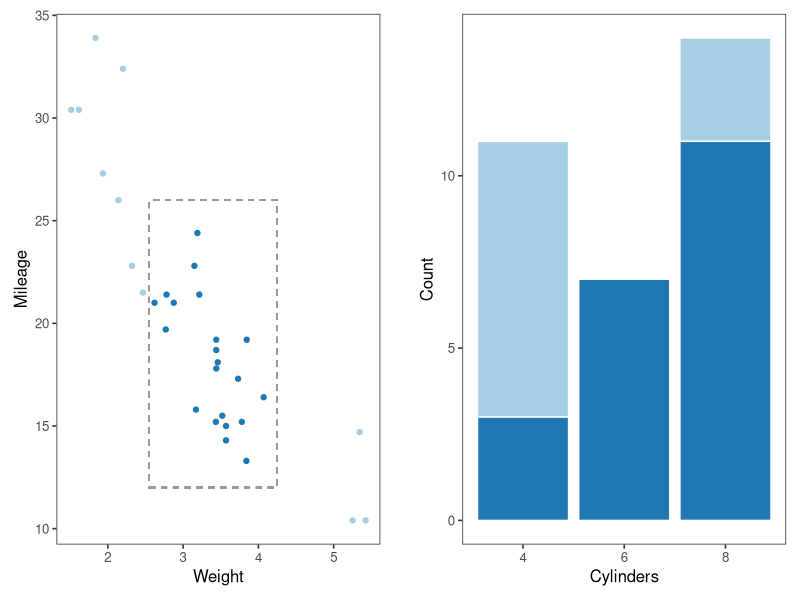
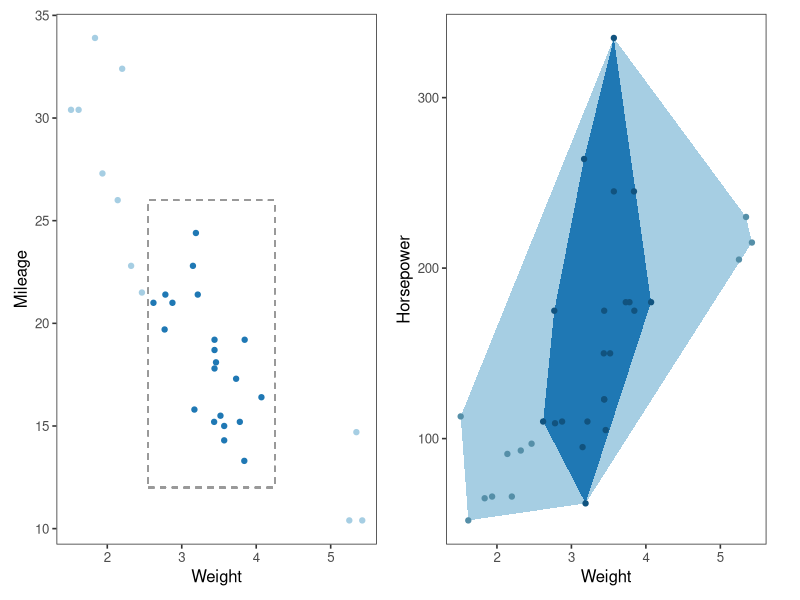

These figures' R source, in order:
## ---- chunk 1
library(ggplot2)
library(patchwork)

mtcars$cyl <- factor(mtcars$cyl)
mtcars$am <- factor(mtcars$am)

pal_paired_3 <- palette.colors(6, "Paired")[c(1, 2, 5, 6, 3, 4)]
pal_dark_3 <- pal_paired_3[2 * 1:3]

assign("scale_fill_discrete", function(..., values = pal_paired_3) 
  scale_fill_manual(..., values = values), globalenv())

assign("scale_color_discrete", function(..., values = pal_paired_3) 
  scale_color_manual(..., values = values), globalenv())

theme_set(theme_bw(base_size = 20) +
          theme(panel.grid = element_blank()))
## ---- chunk 2

limits <- c(2.55, 12, 4.25, 26)
mtcars$selected <- with(mtcars, wt > limits[1] & mpg > limits[2]
                        & wt < limits[3] & mpg < limits[4])

p1 <- ggplot(mtcars, aes(wt, mpg, col = selected)) + 
  geom_point() +
  geom_rect(xmin = limits[1], xmax = limits[3], 
            ymin = limits[2], ymax = limits[4],
            fill = NA, col = "grey60", lty = "dashed") +
  scale_color_manual(values = pal_paired_3) +
  guides(col = "none") +
  labs(x = "Weight", y = "Mileage") +
  theme_bw(base_size = 12) +
  theme(panel.grid = element_blank(),
        plot.margin = unit(c(0, 0.5, 0, 0), units = "cm"))

p2 <- ggplot(mtcars, aes(cyl, fill = selected)) + 
  geom_bar(col = "white") + 
  guides(fill = "none") +
  labs(x = "Cylinders", y = "Count") +
  theme_bw(base_size = 12) +
  theme(panel.grid = element_blank(),
        plot.margin = unit(c(0, 0, 0, 0.5), units = "cm"))

p <- p1 + p2
ggsave("./images/linked-selection.png", width = 6.35, height = 2, units = "in")
## ---- chunk 3
mtcars_selected <- subset(mtcars, selected)

chull1 <- mtcars[with(mtcars, chull(wt, hp)), ]
chull2 <- mtcars_selected[with(mtcars_selected, chull(wt, hp)), ]

p1 <- ggplot(mtcars, aes(wt, mpg, col = selected)) + 
  geom_point() +
  geom_rect(xmin = limits[1], xmax = limits[3], 
            ymin = limits[2], ymax = limits[4],
            fill = NA, col = "grey60", lty = "dashed") +
  scale_color_manual(values = pal_paired_3) +
  guides(col = "none") +
  labs(x = "Weight", y = "Mileage") +
  theme_bw(base_size = 12) +
  theme(panel.grid = element_blank(),
        plot.margin = unit(c(0, 0.5, 0, 0), units = "cm"))

p2 <- ggplot(mtcars, aes(wt, hp)) +
  geom_polygon(data = chull1, fill = pal_paired_3[1]) +
  geom_polygon(data = chull2, fill = pal_paired_3[2]) +
  geom_point(mapping = aes(col = selected)) +
  scale_color_manual(values = colorspace::darken(pal_paired_3, 0.3)) +
  guides(col = "none") +
  labs(x = "Weight", y = "Horsepower") +
  theme_bw(base_size = 12) +
  theme(panel.grid = element_blank(),
        plot.margin = unit(c(0, 0.5, 0, 0), units = "cm"))

p <- p1 + p2
ggsave("./images/linked-selection3.png", width = 6.35, height = 3, units = "in")
